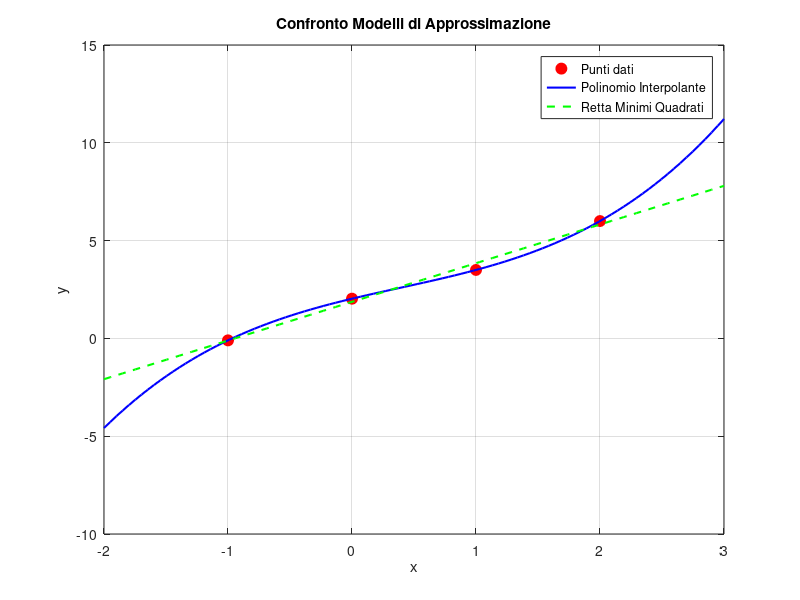

This figure's MATLAB source:
clc
clear
close all

x = [-1 0 1 2];
y = [-0.1 2.03 3.5 6];
n = 3;
z = linspace(-2,3,100);

p = polyfit(x,y,n);
val = polyval(p,z);

%reg = @(x) 1.977.*x+1.869
% oppure
p_reg = polyfit(x, y, 1);
val_reg = polyval(p_reg, z);

plot(x,y, 'ro', 'MarkerFaceColor', 'r', 'MarkerSize', 8)%punti
hold on;
plot(z,val, 'b-', 'LineWidth', 1.5)%polinomio interpolante
%plot(z,reg(z))%retta mq
plot(z,val_reg, 'g--', 'LineWidth', 1.5)
grid on;
xlabel('x');
ylabel('y');
title('Confronto Modelli di Approssimazione');
legend('Punti dati', 'Polinomio Interpolante', 'Retta Minimi Quadrati')

diff = abs(val-val_reg)'
